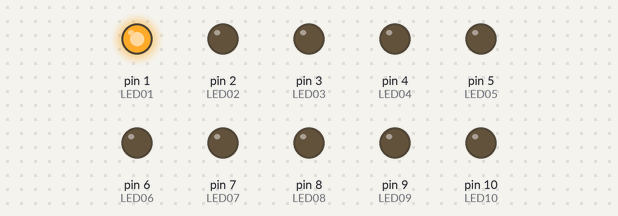
The sketch below on a simulated Arduino Uno, built with avr-gcc and run on an emulated ATmega328P. Shown: output pins drawn as LEDs (lit = HIGH).

Above: at 0.12 s.
At 1.17 s:
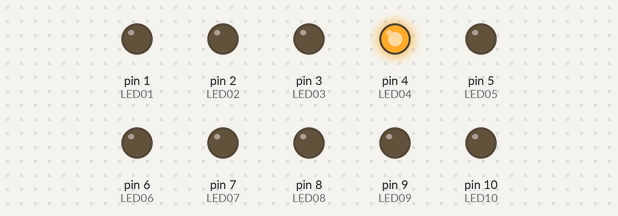
At 1.87 s:
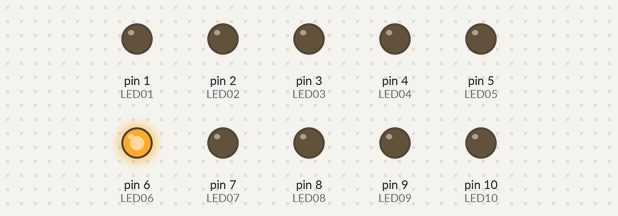
At 3.97 s:
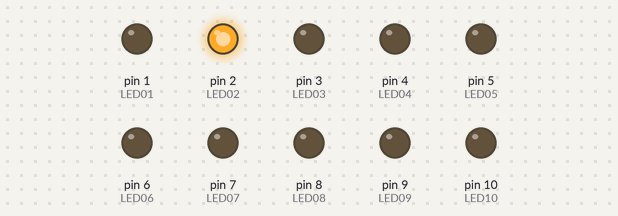
At 5.72 s:
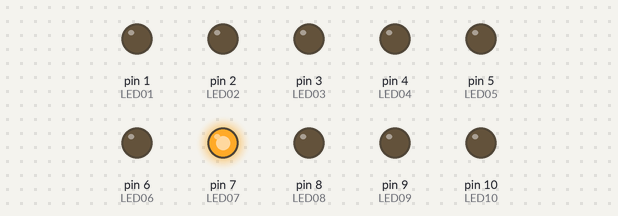
At 7.82 s:
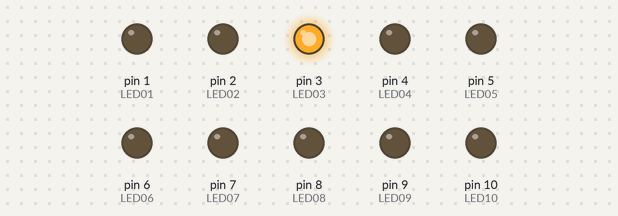
Timing chart, 0 to 8.1 s (numbered marks = the images above):
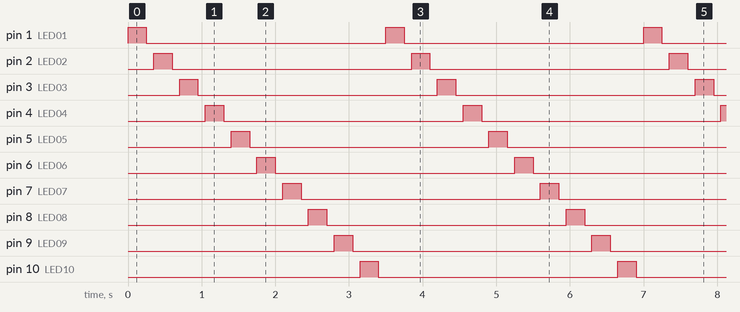

The sketch:

task_7.ino
```cpp
int LED01  = 1;
int LED02  = 2;
int LED03  = 3;
int LED04  = 4;
int LED05  = 5;
int LED06  = 6;
int LED07  = 7;
int LED08  = 8;
int LED09  = 9;
int LED10  = 10;

void setup(){
	pinMode(LED01, OUTPUT);
	pinMode(LED02, OUTPUT);
	pinMode(LED03, OUTPUT);
	pinMode(LED04, OUTPUT);
	pinMode(LED05, OUTPUT);
	pinMode(LED06, OUTPUT);
	pinMode(LED07, OUTPUT);
	pinMode(LED08, OUTPUT);
	pinMode(LED09, OUTPUT);
	pinMode(LED10, OUTPUT);
}

void loop(){
	digitalWrite(LED01, HIGH);
	delay(250);

	digitalWrite(LED01, LOW);
	delay(100);
	digitalWrite(LED02, HIGH);
	delay(250);

	digitalWrite(LED02, LOW);
	delay(100);
	digitalWrite(LED03, HIGH);
	delay(250);

	digitalWrite(LED03, LOW);
	delay(100);
	digitalWrite(LED04, HIGH);
	delay(250);

	digitalWrite(LED04, LOW);
	delay(100);
	digitalWrite(LED05, HIGH);
	delay(250);

	digitalWrite(LED05, LOW);
	delay(100);
	digitalWrite(LED06, HIGH);
	delay(250);

	digitalWrite(LED06, LOW);
	delay(100);
	digitalWrite(LED07, HIGH);
	delay(250);

	digitalWrite(LED07, LOW);
	delay(100);
	digitalWrite(LED08, HIGH);
	delay(250);

	digitalWrite(LED08, LOW);
	delay(100);
	digitalWrite(LED09, HIGH);
	delay(250);

	digitalWrite(LED09, LOW);
	delay(100);
	digitalWrite(LED10, HIGH);
	delay(250);

	digitalWrite(LED10, LOW);
	delay(100);
}
```

Measured:
- by itself, pin 1 (LED01), pin 2 (LED02), pin 3 (LED03), pin 4 (LED04), pin 5 (LED05), pin 6 (LED06), pin 7 (LED07), pin 8 (LED08), pin 9 (LED09), pin 10 (LED10): alternates HIGH for 0.25 s and LOW for 3.3 s
- by itself, everything shown: repeats every 3.5 s, in 20 steps
